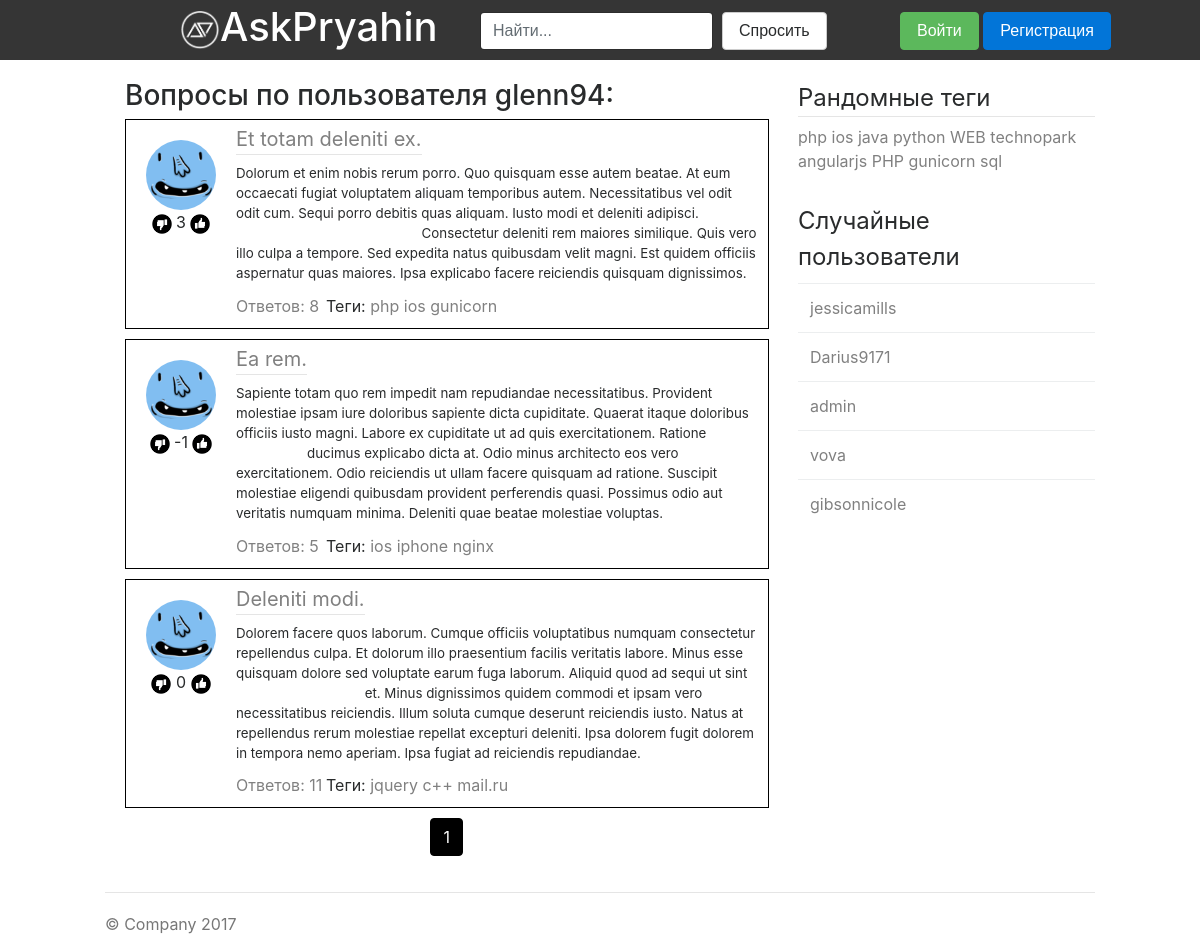
Page /user/glenn94 on the committed database.
### askapp/models.py (models this page shows, shortened)
class Question(models.Model):
    class Meta:
        verbose_name = u'Вопрос'
        verbose_name_plural = u'Вопросы'
    author =  models.ForeignKey(User, verbose_name=u'Пользователь')
    title = models.CharField(max_length = 100, verbose_name=u'Заголовок')
    text = models.TextField(verbose_name=u'Текст')
    rating = models.IntegerField(default = 0, verbose_name=u'Рейтинг')
    count_answers = models.IntegerField(default = 0, verbose_name=u'Количество ответов')
    tags = models.ManyToManyField(Tag, verbose_name=u'Тег')
    isVote = models.BooleanField(default = True, verbose_name=u'Голосование')
    date = models.DateTimeField(default = timezone.now, verbose_name=u'Дата создания')
    objects = QuestionManager()

class Profile(models.Model):
    class Meta:
        verbose_name=u'Профиль'
        verbose_name_plural=u'Профили'
    user = models.OneToOneField(User, verbose_name=u'Пользователь')
    avatar = models.ImageField(upload_to='avatars')
    objects = ProfileManager()

class Tag(models.Model):
    class Meta:
        verbose_name = u'Тег'
        verbose_name_plural = u'Теги'
    text = models.CharField(max_length=15, verbose_name='Tag')
    def __str__(self):
        return self.text

### askapp/views.py (the view)
# urls.py: url(r'^user/(?P<user>\S+)/?$', views.questions_by_user, name='questions_by_user'),
def questions_by_user(request, user, page='1'):
    user_ = get_object_or_404(User, username=user)
    user_questions = Question.objects.byUser(user)
    questions = pagination(request, user_questions, 20, page)
    questions.paginator.baseurl = "/user/" + user + "/"
    likes = getQuestionListLikes(questions, request.user)
    return render(request, 'question_by_user.html', {'user': user, 'questions': questions, 'tags': randomTags(Tag), 'users': randomUsers(User), 'likes':likes[0], 'dislikes':likes[1]})

### askapp/func.py (called while the page is built)
def pagination(request, data, count, page):
    paginator = Paginator(data, count)
    get = request.GET.get('page')
    if get:
        page = int(get)
    try:
        paginator_datas_list = paginator.page(int(page))
    except PageNotAnInteger:
        data_list = paginator.page(1)
    except EmptyPage:
        paginator_datas_list = paginator.page(paginator.num_pages)
    return paginator_datas_list

def randomTags(Tag):
    tags = []
    for i in range(Tag.objects.count()):
        tags.append(str(Tag.objects.get(id=i + 1)))
    np.random.shuffle(tags)
    return tags[:10]

def randomUsers(User):
    users = []
    for i in range(User.objects.count()):
        users.append(str(User.objects.get(id=i + 1)))
    np.random.shuffle(users)
    return users[:5]

def getQuestionListLikes(questions, User):
    likes = []
    dislikes = []
    for question in questions:
        try:
            query = QuestionLike.objects.get(question=question, author=User)
        except:
            query = None
        if query is not None:
            if query.rating == 1:
                likes.append(question.id)
            else:
                dislikes.append(question.id)
    result = [likes, dislikes]
    return result

### askapp/models.py (called while the page is built)
    def byUser(self, user_name):
        return self.filter(author__username__iexact = user_name)

### templates/question_by_user.html (shortened to what this page needs)
{% extends "base.html"%}
{% block content %}
{% load static %}
<h3>Вопросы по пользователя {{ user }}:</h3>
{% for question in questions %}
            <div class="question">
               <div class="question-avatar">
                  <a href="/user/{{question.author.username}}"><img src="{{ question.author.profile.avatar.url }}" class="rounded-circle question-avatar-img"></a>
               </div>
               <div class="question-like">
                  <a class="likebutton" value="-1" qid="{{ question.id }}" id="btndislike{{ question.id }}"><span class="like-img {% if question.id in dislikes %}is{% endif %}dislikebtn"/></a>
                  <span id="qRating{{ question.id }}">{{ question.rating }}</span>
                  <a class="likebutton" value="1" qid="{{ question.id }}" id="btnlike{{ question.id }}"><span class="like-img {% if question.id in likes %}is{% endif %}likebtn"></a>
               </div>
               <div class="question-title bot">
                  <a href="{% url 'question' question.id %}">{{ question.title }}</a>
               </div>
               <div class="question-preview">{{ question.text }}</div>
               <div class="question-answers"><a href="{% url 'question' question.id %}">Ответов: {{ question.count_answers }}</a></div>
               <div class="question-tags">Теги:
               {% for tag in question.tags.all %}
                  <a href="{% url 'questions_by_tag' tag %}"> {{ tag }} </a>
               {% endfor %}
               </div>
            </div>
{% endfor %}
{% include "paginator.html" %}
{% endblock %}

### templates/base.html (shortened to what this page needs)
{% load static %}
<!DOCTYPE html>
<html>
   <head>
      <link rel="stylesheet" type="text/css" href="{% static 'bootstrap-4.0.0-alpha.6-dist/css/bootstrap.min.css' %}">
      <link rel="stylesheet" type="text/css" href="{% static 'css/style.css' %}" />
   </head>
   <body>
      <div class="header">
         <div class="logo">
            <a href="{% url 'index' %}">
               <img src="{% static 'img/ap_logo.png' %}" class="logo-img d-inline-block">
               <h1 class="logo-title">AskPryahin</h1>
            </a>
         </div>
         <div class="search">
            <form class="form-inline" action="/search">
               <input type="text" class="form-control" name="q" placeholder="Найти...">
               &nbsp;&nbsp;<button type="button" class="btn btn-secondary" onClick='location.href="{% url 'ask' %}"'>Спросить</button>
            </form>
         </div>
         <div class="user">
         {% if request.user.is_authenticated %}
            <img src="{{ request.user.profile.avatar.url }}" class="rounded-circle header-avatar">
            <div class="user-block">
               <div class="user-name">{{ request.user.username }}</div>
               <div class="user-options">
                  <a href="{% url 'settings' %}">Настройки</a>
                  <a href="{% url 'logout' %}?continue={{ request.path }}">Выйти</a>
               </div>
            </div>
         {% else %}
            <div class="form-actions">
               <button type="submit" class="btn btn-success" onClick='location.href="{% url 'login' %}?continue={{ request.path }}"'>Войти</button>
               <button type="button" class="btn btn-primary" onClick='location.href="{% url 'signup' %}"'>Регистрация</button>
            </div>
         {% endif %}
         </div>
      </div>
      <div class="content">
         <div class="left">
            {% block content %}{% endblock %}
         </div>
         <div class="right">
            <div class="tags">
               <fieldset>
                  <legend class="bot">Рандомные теги</legend>
                  {% for tag in tags %}
                     <a href="{% url 'questions_by_tag' tag %}">{{ tag }}</a>
                  {% endfor %}
               </fieldset>
            </div>
            <div class="best-members">
               <legend>Случайные пользователи</legend>
               <table class="table">
                  <tbody>
                  {% for user in users %}
                     <tr><td><a href="{% url 'questions_by_user' user %}">{{ user }}</a></td></tr>
                  {% endfor %}
                  </tbody>
               </table>
            </div>
         </div>
         <div class="clearfix"></div>
      </div>
      <div class="footer">
         <p>© Company 2017</p>
      </div>
   </body>
</html>

### static/css/style.css (style rules this page uses)
a { color: grey; }
button { cursor: pointer }
.header { background: #353535; width: 100%; height: 60px; min-width: 990px; }
.logo { display: inline-block; vertical-align: middle; margin-left: 15%; margin-top: 10px; color: White; }
.logo a { color: White; text-decoration: none; }
.logo-img { width: 40px; height: 40px; }
.logo-title { margin-top: -45px; margin-left: 40px; }
.search { margin-left: 40%; margin-top: -45px; }
.user { margin-left: 75%; margin-top: -38px; }
.bot { border-bottom: 1px solid #e5e5e5 }
.content, .footer { min-width: 990px; width: 70%; margin: auto; margin-top: 20px; }
.left { width: 65%; margin-left: 20px; float: left; }
.right { width: 30%; margin-left: auto; float: right; }
.best-members { margin-top: 30px; }
.footer { padding-top: 19px; color: #777; border-top: 1px solid #e5e5e5; }
.question { padding: 10px; padding-left: 0px; width: 100%; border: 1px solid #000; min-height: 125px; }
.question-avatar { height: 70px; width: 70px; margin: 10px 15px 0px 20px; }
.question-avatar-img { height: 100%; width: 100%; }
.question-like { width: 110px; margin-left: 0px; text-align: center; }
.like-img { width: 20px; height: 20px; }
.question { margin-bottom: 10px; }
.question-title { font-size: 15pt; margin-top: -110px; margin-left: 110px; float: left; }
.question-title a { text-decoration: none; }
.question-preview { font-size: 10pt; margin-left: 110px; margin-top: -70px; }
.question-answers { margin-top: 10px; margin-left: 110px; }
.question-tags { margin-left: 200px; margin-top: -24px; }
.likebutton { cursor: pointer; }
.likebtn { vertical-align: bottom; content: url("../img/like.png"); }
.dislikebtn { vertical-align: bottom; content: url("../img/dislike.png") }

### rows in the picture
Question: author.profile.avatar (picture), rating "3", {{ question.id }} 1 (drawn), title "Et totam deleniti ex.", text "Dolorum et enim nobis rerum porro. Quo quisquam esse autem beatae. At eum occaecati fugiat voluptatem aliquam temporibus autem. Necessitatibus vel odit odit cum. Sequi porro debitis quas aliquam. Iusto modi et deleniti adipisci. Consectetur deleniti rem maiores similique. Quis vero illo culpa a tempore. Sed expedita natus quibusdam velit magni. Est quidem officiis aspernatur quas maiores. Ipsa explicabo facere reiciendis quisquam dignissimos.", count_answers "8"
Tag: text "php", tags "php"
Tag: text "ios", tags "ios"
Tag: text "gunicorn", tags "gunicorn"
Question: author.profile.avatar (picture), rating "-1", title "Ea rem.", text "Sapiente totam quo rem impedit nam repudiandae necessitatibus. Provident molestiae ipsam iure doloribus sapiente dicta cupiditate. Quaerat itaque doloribus officiis iusto magni. Labore ex cupiditate ut ad quis exercitationem. Ratione ducimus explicabo dicta at. Odio minus architecto eos vero exercitationem. Odio reiciendis ut ullam facere quisquam ad ratione. Suscipit molestiae eligendi quibusdam provident perferendis quasi. Possimus odio aut veritatis numquam minima. Deleniti quae beatae molestiae voluptas.", count_answers "5"
Tag: text "iphone"
Tag: text "nginx"
Question: author.profile.avatar (picture), rating "0", title "Deleniti modi.", text "Dolorem facere quos laborum. Cumque officiis voluptatibus numquam consectetur repellendus culpa. Et dolorum illo praesentium facilis veritatis labore. Minus esse quisquam dolore sed voluptate earum fuga laborum. Aliquid quod ad sequi ut sint et. Minus dignissimos quidem commodi et ipsam vero necessitatibus reiciendis. Illum soluta cumque deserunt reiciendis iusto. Natus at repellendus rerum molestiae repellat excepturi deleniti. Ipsa dolorem fugit dolorem in tempora nemo aperiam. Ipsa fugiat ad reiciendis repudiandae.", count_answers "11"
Tag: text "jquery"
Tag: text "c++"
Tag: text "mail.ru"
Tag: tags "java"
Tag: tags "python"
Tag: tags "WEB"
Tag: tags "technopark"
Tag: tags "angularjs"
Tag: tags "PHP"
Tag: tags "sql"

### other values in the picture
{{ user }} "glenn94"
{{ i }} "1"
{{ user }} "jessicamills" "Darius9171" "admin" "vova" "gibsonnicole"
